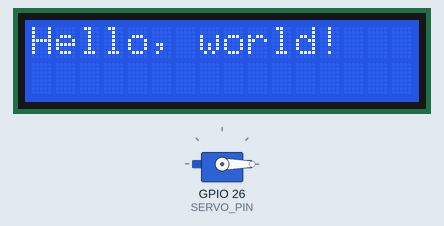
Simulated run of this sketch. Board: ESP32. Parts: 16×2 character LCD, servo.

Above: at 0.1 s.
At 9.84 s:
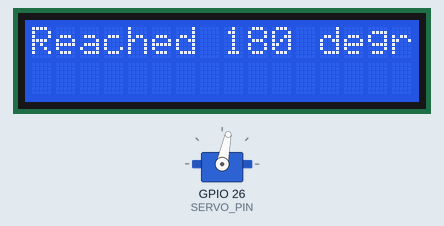
At 19.75 s:
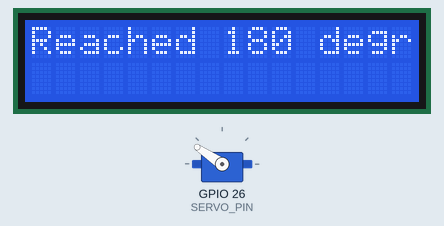
At 39.58 s:
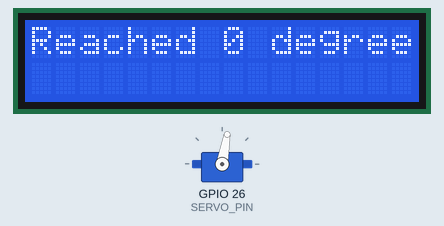
Timing chart, 0 to 40.0 s (numbered marks = the images above):
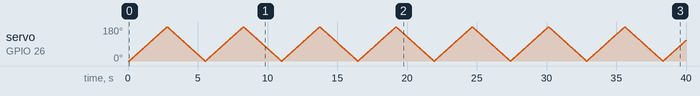

The sketch:

test_lazo.ino
```cpp
#include <ESP32Servo.h>
#include <LiquidCrystal_I2C.h>

#define SERVO_PIN 26 // ESP32 pin GIOP26 connected to servo motor
LiquidCrystal_I2C lcd(0x27,16,2);
Servo servoMotor;

void setup() {
  Serial.begin(115200);
  lcd.clear();
  lcd.begin();
  lcd.backlight();
  lcd.print("Hello, world!");
  servoMotor.attach(SERVO_PIN);  // attaches the servo on ESP32 pin
}

void loop() {
  // rotates from 0 degrees to 180 degrees
  for (int pos = 0; pos <= 180; pos += 1) {
    // in steps of 1 degree
    servoMotor.write(pos);
    delay(15); // waits 15ms to reach the position
    if(pos == 180){
      lcd.clear();
      lcd.print("Reached 180 degrees");
    }
  }

  // rotates from 180 degrees to 0 degrees
  for (int pos = 180; pos >= 0; pos -= 1) {
    servoMotor.write(pos);
    delay(15); // waits 15ms to reach the position
    if(pos == 0){
      lcd.clear();
      lcd.print("Reached 0 degrees");
    }
  }
}
```
